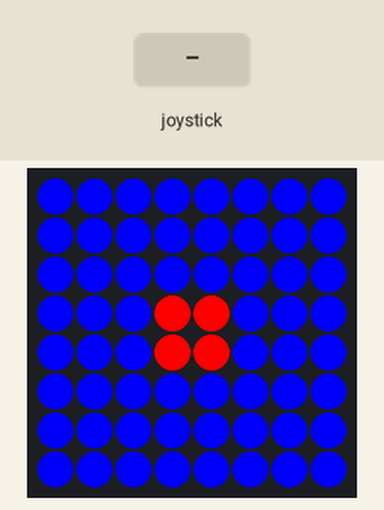
Simulated run of this program. Board: Raspberry Pi (BCM pin numbers) with a Sense HAT. On the bench: the Sense HAT's 8×8 RGB LED matrix. The test bench sets the inputs (shaded band). Random numbers come from a fixed seed.

Above: at 1.2 s.
1.3 s: joystick pushed left
4.3 s: joystick pushed right
At 4.37 s:
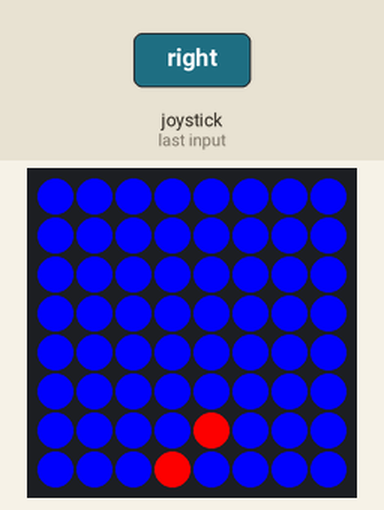
7.3 s: joystick pushed left
At 8.1 s:
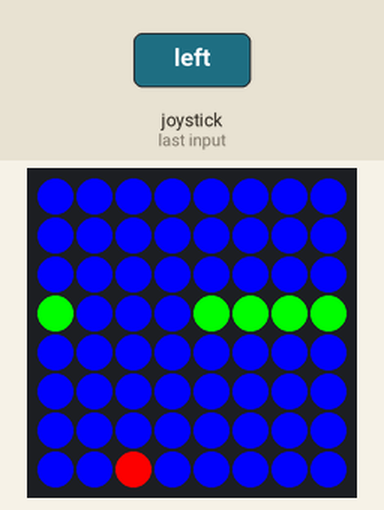
10.3 s: joystick pushed right
At 11.3 s:
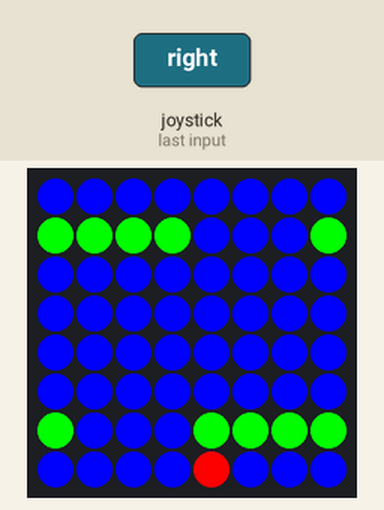
13.3 s: joystick pushed right
At 14.4 s:
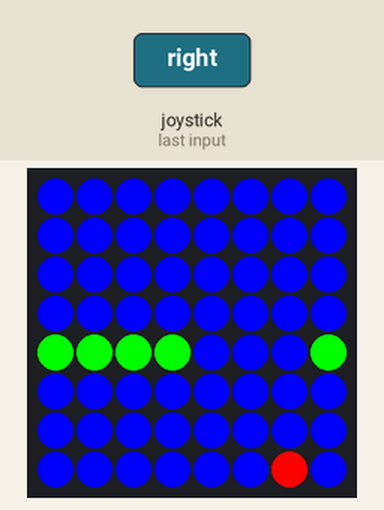
16.3 s: joystick pushed right
At 17.1 s:
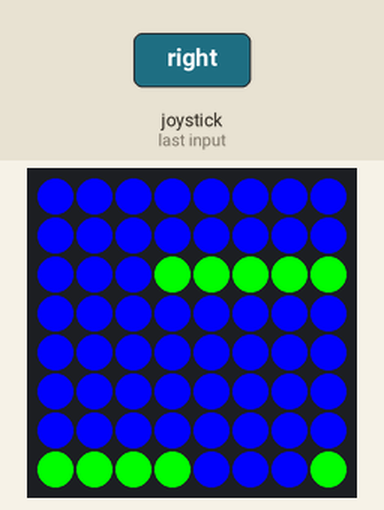
Timing chart, 0 to 19.3 s (numbered marks = the images above; inputs shaded):
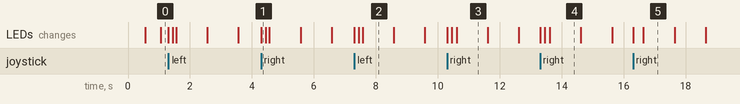

The program:

game.py
```python
from hat import Hat
from wall import Wall
from ball import Ball
import time
import random

class Game(Hat):
    def __init__(self):
        Hat.__init__(self)
        self.ball = Ball()
        self.walls = []  # list with active walls
        self.dist = 5  # distance between walls
        self.speed = 1  # speed of the walls
        self.gap = 5  # gap between walls
        self.cnt = -1  # counts the steps
        self.score = 0  # number of walls that went down
        self.alive = True  # The ball hasn't crashed into a wall
        self.main()


    def main(self):
        # self.instructions()
        self.intro()
        while self.alive:
            self.cnt += 1
            self.step()
            time.sleep(self.speed)


    def step(self):
        if self.cnt % self.dist == 0:  # check if a new wall should be created
            self.walls.append(self.new_wall())
        if self.walls[0].pos == 7:  # check if a wall should disappear
            self.walls[0].erase()
            self.walls.pop(0)
            self.score += 1
            if self.score % 10 == 0:
                self.levelup()
        self.survives()
        for w in (self.walls):  # move walls
            w.move()


    def levelup(self):
        if self.score % 3 == 0:  # smaller gap
            self.gap -= 1
        else:  # faster
            self.speed -= 0.1


    def survives(self):
        # check if ball runs into a wall
        if self.walls[0].pos == 6 and self.ball.pos >= self.walls[0].left and self.ball.pos <= self.walls[0].right:
            self.game_over()


    def new_wall(self):
        left = random.randint(0, self.gap)
        return Wall(left, left+7-self.gap)


    def instructions(self):
        msg = 'Avoid the walls by moving the joystick left and right.'
        self.sense.show_message(msg, 0.07, self.white) # instructions


    def intro(self):
        left, right, up, down = 1, 7, 1, 7
        while left != right:  # intro
            self.sense.clear(self.blue)  # set bg
            for i in range(left, right):
                for j in range(up, down):
                    self.sense.set_pixel(i, j, self.red)
            left += 1
            right -= 1
            up += 1
            down -= 1
            time.sleep(0.5)

        for i in range(4, 8):  # character moves down
            self.sense.clear(self.blue)
            self.sense.set_pixel(4, i, self.red)
            time.sleep(1)


    def game_over(self):
        self.alive = False
        msg = 'Score: ' + str(self.score)
        self.sense.show_message(msg, 0.07, self.red, self.yellow)  # outro
        self.sense.clear()


if __name__ == "__main__":
    game = Game()
```

hat.py
```python
from sense_hat import SenseHat

class Hat:
    def __init__(self):
        self.sense = SenseHat()
        self.red = (255, 0, 0)
        self.blue = (0, 0, 255)
        self.green = (0, 255, 0)
        self.white = (255, 255, 255)
        self.black = (0, 0, 0)
        self.yellow = (255, 255, 255)
        self.gray = (64, 64, 64)
        self.pink = (255, 0, 255)
        self.turquoise = (0, 255, 255)
```

wall.py
```python
from hat import Hat

class Wall(Hat):
    def __init__(self, left, right):
        Hat.__init__(self)
        self.left = left ## left border
        self.right = right  # right border
        self.pos = 0 # wall starts up
        self.draw()

    def draw(self):
        for i in range(8):
            if i < self.left or i > self.right:
                self.sense.set_pixel(i, self.pos, self.green)

    def erase(self):
        for i in range(8):
            if i < self.left or i > self.right:
                self.sense.set_pixel(i, self.pos, self.blue)

    def move(self):
        self.erase()
        self.pos += 1
        if self.pos >= 0:
            self.draw()
        return False
```

ball.py
```python
from hat import Hat

class Ball(Hat):
    def __init__(self, pos=4):
        Hat.__init__(self)
        self.pos = pos
        self.sense.stick.direction_right = self.move_right
        self.sense.stick.direction_left = self.move_left

    def move_right(self):
        if self.pos < 7:
            self.sense.set_pixel(self.pos, 7, self.blue)
            self.pos += 1
            self.sense.set_pixel(self.pos, 7, self.red)

    def move_left(self):
        if self.pos > 0:
            self.sense.set_pixel(self.pos, 7, self.blue)
            self.pos -= 1
            self.sense.set_pixel(self.pos, 7, self.red)
```

Measured:
- what the display in image 2 shows lasts 1.0 s, from 7.6 s to 8.6 s
